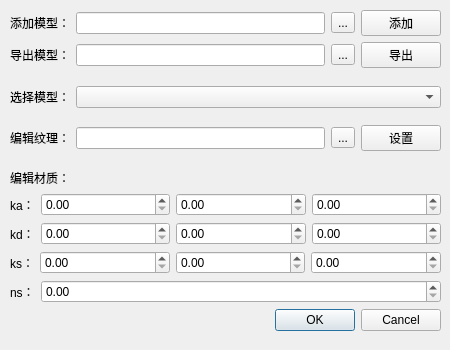
<?xml version="1.0" encoding="UTF-8"?>
<ui version="4.0">
 <class>ModelSettings</class>
 <widget class="QDialog" name="ModelSettings">
  <property name="geometry">
   <rect>
    <x>0</x>
    <y>0</y>
    <width>450</width>
    <height>350</height>
   </rect>
  </property>
  <property name="sizePolicy">
   <sizepolicy hsizetype="Fixed" vsizetype="Fixed">
    <horstretch>0</horstretch>
    <verstretch>0</verstretch>
   </sizepolicy>
  </property>
  <property name="windowTitle">
   <string>模型设置</string>
  </property>
  <widget class="QWidget" name="verticalLayoutWidget">
   <property name="geometry">
    <rect>
     <x>10</x>
     <y>10</y>
     <width>431</width>
     <height>321</height>
    </rect>
   </property>
   <layout class="QVBoxLayout" name="verticalLayout">
    <item>
     <layout class="QHBoxLayout" name="horizontalLayout">
      <item>
       <widget class="QLabel" name="add_label">
        <property name="sizePolicy">
         <sizepolicy hsizetype="Preferred" vsizetype="Fixed">
          <horstretch>0</horstretch>
          <verstretch>0</verstretch>
         </sizepolicy>
        </property>
        <property name="text">
         <string>添加模型：</string>
        </property>
       </widget>
      </item>
      <item>
       <widget class="QLineEdit" name="path">
        <property name="sizePolicy">
         <sizepolicy hsizetype="Expanding" vsizetype="Fixed">
          <horstretch>0</horstretch>
          <verstretch>0</verstretch>
         </sizepolicy>
        </property>
       </widget>
      </item>
      <item>
       <widget class="QToolButton" name="model_select">
        <property name="text">
         <string>...</string>
        </property>
       </widget>
      </item>
      <item>
       <widget class="QPushButton" name="path_button">
        <property name="sizePolicy">
         <sizepolicy hsizetype="Minimum" vsizetype="Fixed">
          <horstretch>0</horstretch>
          <verstretch>0</verstretch>
         </sizepolicy>
        </property>
        <property name="text">
         <string>添加</string>
        </property>
       </widget>
      </item>
     </layout>
    </item>
    <item>
     <layout class="QHBoxLayout" name="horizontalLayout_15">
      <item>
       <widget class="QLabel" name="save_label">
        <property name="sizePolicy">
         <sizepolicy hsizetype="Preferred" vsizetype="Fixed">
          <horstretch>0</horstretch>
          <verstretch>0</verstretch>
         </sizepolicy>
        </property>
        <property name="text">
         <string>导出模型：</string>
        </property>
       </widget>
      </item>
      <item>
       <widget class="QLineEdit" name="save_path">
        <property name="sizePolicy">
         <sizepolicy hsizetype="Expanding" vsizetype="Fixed">
          <horstretch>0</horstretch>
          <verstretch>0</verstretch>
         </sizepolicy>
        </property>
       </widget>
      </item>
      <item>
       <widget class="QToolButton" name="save_model_select">
        <property name="text">
         <string>...</string>
        </property>
       </widget>
      </item>
      <item>
       <widget class="QPushButton" name="save_button">
        <property name="text">
         <string>导出</string>
        </property>
       </widget>
      </item>
     </layout>
    </item>
    <item>
     <spacer name="verticalSpacer">
      <property name="orientation">
       <enum>Qt::Vertical</enum>
      </property>
      <property name="sizeHint" stdset="0">
       <size>
        <width>20</width>
        <height>40</height>
       </size>
      </property>
     </spacer>
    </item>
    <item>
     <layout class="QHBoxLayout" name="horizontalLayout_2">
      <item>
       <widget class="QLabel" name="model_label">
        <property name="text">
         <string>选择模型：</string>
        </property>
       </widget>
      </item>
      <item>
       <widget class="QComboBox" name="model">
        <property name="sizePolicy">
         <sizepolicy hsizetype="Expanding" vsizetype="Fixed">
          <horstretch>0</horstretch>
          <verstretch>0</verstretch>
         </sizepolicy>
        </property>
       </widget>
      </item>
     </layout>
    </item>
    <item>
     <spacer name="verticalSpacer_2">
      <property name="orientation">
       <enum>Qt::Vertical</enum>
      </property>
      <property name="sizeHint" stdset="0">
       <size>
        <width>20</width>
        <height>40</height>
       </size>
      </property>
     </spacer>
    </item>
    <item>
     <layout class="QHBoxLayout" name="horizontalLayout_7">
      <item>
       <widget class="QLabel" name="texture_label">
        <property name="text">
         <string>编辑纹理：</string>
        </property>
       </widget>
      </item>
      <item>
       <widget class="QLineEdit" name="texture"/>
      </item>
      <item>
       <widget class="QToolButton" name="texture_select">
        <property name="text">
         <string>...</string>
        </property>
       </widget>
      </item>
      <item>
       <widget class="QPushButton" name="set_texture">
        <property name="text">
         <string>设置</string>
        </property>
       </widget>
      </item>
     </layout>
    </item>
    <item>
     <spacer name="verticalSpacer_3">
      <property name="orientation">
       <enum>Qt::Vertical</enum>
      </property>
      <property name="sizeHint" stdset="0">
       <size>
        <width>20</width>
        <height>40</height>
       </size>
      </property>
     </spacer>
    </item>
    <item>
     <layout class="QVBoxLayout" name="verticalLayout_2">
      <property name="sizeConstraint">
       <enum>QLayout::SetDefaultConstraint</enum>
      </property>
      <item>
       <widget class="QLabel" name="material_label">
        <property name="text">
         <string>编辑材质：</string>
        </property>
       </widget>
      </item>
      <item>
       <layout class="QHBoxLayout" name="horizontalLayout_4">
        <item>
         <widget class="QLabel" name="ka_label">
          <property name="sizePolicy">
           <sizepolicy hsizetype="Fixed" vsizetype="Preferred">
            <horstretch>0</horstretch>
            <verstretch>0</verstretch>
           </sizepolicy>
          </property>
          <property name="text">
           <string>ka：</string>
          </property>
         </widget>
        </item>
        <item>
         <widget class="QDoubleSpinBox" name="ka_x">
          <property name="maximum">
           <double>1.000000000000000</double>
          </property>
          <property name="singleStep">
           <double>0.100000000000000</double>
          </property>
         </widget>
        </item>
        <item>
         <widget class="QDoubleSpinBox" name="ka_y">
          <property name="maximum">
           <double>1.000000000000000</double>
          </property>
          <property name="singleStep">
           <double>0.100000000000000</double>
          </property>
         </widget>
        </item>
        <item>
         <widget class="QDoubleSpinBox" name="ka_z">
          <property name="maximum">
           <double>1.000000000000000</double>
          </property>
          <property name="singleStep">
           <double>0.100000000000000</double>
          </property>
         </widget>
        </item>
       </layout>
      </item>
      <item>
       <layout class="QHBoxLayout" name="horizontalLayout_3">
        <item>
         <widget class="QLabel" name="kd_label">
          <property name="sizePolicy">
           <sizepolicy hsizetype="Fixed" vsizetype="Preferred">
            <horstretch>0</horstretch>
            <verstretch>0</verstretch>
           </sizepolicy>
          </property>
          <property name="text">
           <string>kd：</string>
          </property>
         </widget>
        </item>
        <item>
         <widget class="QDoubleSpinBox" name="kd_x">
          <property name="maximum">
           <double>1.000000000000000</double>
          </property>
          <property name="singleStep">
           <double>0.100000000000000</double>
          </property>
         </widget>
        </item>
        <item>
         <widget class="QDoubleSpinBox" name="kd_y">
          <property name="maximum">
           <double>1.000000000000000</double>
          </property>
          <property name="singleStep">
           <double>0.100000000000000</double>
          </property>
         </widget>
        </item>
        <item>
         <widget class="QDoubleSpinBox" name="kd_z">
          <property name="maximum">
           <double>1.000000000000000</double>
          </property>
          <property name="singleStep">
           <double>0.100000000000000</double>
          </property>
         </widget>
        </item>
       </layout>
      </item>
      <item>
       <layout class="QHBoxLayout" name="horizontalLayout_6">
        <item>
         <widget class="QLabel" name="ks_label">
          <property name="sizePolicy">
           <sizepolicy hsizetype="Fixed" vsizetype="Preferred">
            <horstretch>0</horstretch>
            <verstretch>0</verstretch>
           </sizepolicy>
          </property>
          <property name="text">
           <string>ks：</string>
          </property>
         </widget>
        </item>
        <item>
         <widget class="QDoubleSpinBox" name="ks_x">
          <property name="maximum">
           <double>1.000000000000000</double>
          </property>
          <property name="singleStep">
           <double>0.100000000000000</double>
          </property>
         </widget>
        </item>
        <item>
         <widget class="QDoubleSpinBox" name="ks_y">
          <property name="maximum">
           <double>1.000000000000000</double>
          </property>
          <property name="singleStep">
           <double>0.100000000000000</double>
          </property>
         </widget>
        </item>
        <item>
         <widget class="QDoubleSpinBox" name="ks_z">
          <property name="maximum">
           <double>1.000000000000000</double>
          </property>
          <property name="singleStep">
           <double>0.100000000000000</double>
          </property>
         </widget>
        </item>
       </layout>
      </item>
      <item>
       <layout class="QHBoxLayout" name="horizontalLayout_5">
        <item>
         <widget class="QLabel" name="ns_label">
          <property name="sizePolicy">
           <sizepolicy hsizetype="Fixed" vsizetype="Preferred">
            <horstretch>0</horstretch>
            <verstretch>0</verstretch>
           </sizepolicy>
          </property>
          <property name="text">
           <string>ns：</string>
          </property>
         </widget>
        </item>
        <item>
         <widget class="QDoubleSpinBox" name="ns"/>
        </item>
       </layout>
      </item>
     </layout>
    </item>
    <item>
     <widget class="QDialogButtonBox" name="buttonBox">
      <property name="orientation">
       <enum>Qt::Horizontal</enum>
      </property>
      <property name="standardButtons">
       <set>QDialogButtonBox::Cancel|QDialogButtonBox::Ok</set>
      </property>
     </widget>
    </item>
   </layout>
  </widget>
 </widget>
 <resources/>
 <connections>
  <connection>
   <sender>buttonBox</sender>
   <signal>accepted()</signal>
   <receiver>ModelSettings</receiver>
   <slot>accept()</slot>
   <hints>
    <hint type="sourcelabel">
     <x>248</x>
     <y>254</y>
    </hint>
    <hint type="destinationlabel">
     <x>157</x>
     <y>274</y>
    </hint>
   </hints>
  </connection>
  <connection>
   <sender>buttonBox</sender>
   <signal>rejected()</signal>
   <receiver>ModelSettings</receiver>
   <slot>reject()</slot>
   <hints>
    <hint type="sourcelabel">
     <x>316</x>
     <y>260</y>
    </hint>
    <hint type="destinationlabel">
     <x>286</x>
     <y>274</y>
    </hint>
   </hints>
  </connection>
 </connections>
</ui>
